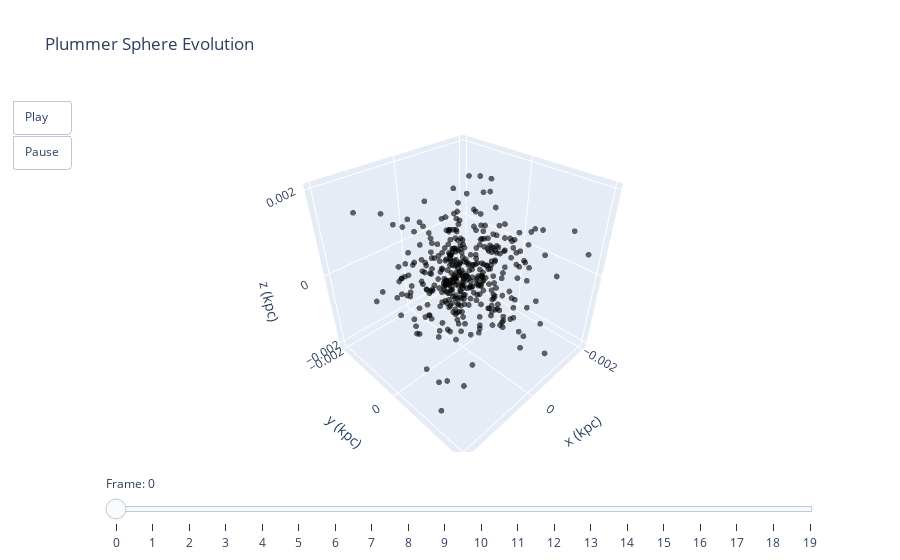

Notebook code for this chart:
### Markdown cell above
# Animation

### Code cell
import plotly.graph_objects as go

# Get snapshots at regular intervals
n_frames = 20
frame_indices = np.linspace(0, len(sim.time) - 1, n_frames, dtype=int)

# Sample every nth particle
particle_step = 10

# Determine axis limits from all frames
all_coords = []
for idx in frame_indices:
    #snap = sim.pyn_snap(timestep=idx)
    all_coords.extend(sim.x(idx)[::particle_step].value)
    all_coords.extend(sim.y(idx)[::particle_step].value)
    all_coords.extend(sim.z(idx)[::particle_step].value)
max_range = max(abs(min(all_coords)), abs(max(all_coords))) * 0.05

# Create frames for animation
frames = []
for i, idx in enumerate(frame_indices):
    #snap = sim.pyn_snap(timestep=idx)
    x = sim.x(idx)[::particle_step].value
    y = sim.y(idx)[::particle_step].value
    z = sim.z(idx)[::particle_step].value
    
    frames.append(go.Frame(
        data=[go.Scatter3d(
            x=x, y=y, z=z,
            mode='markers',
            marker=dict(size=2, color='black', opacity=0.6)
        )],
        name=str(i)
    ))

# Initial data
# snap_init = sim.pyn_snap(timestep=0)
x0 = sim.x(0)[::particle_step].value
y0 = sim.y(0)[::particle_step].value
z0 = sim.z(0)[::particle_step].value

# Create figure
fig = go.Figure(
    data=[go.Scatter3d(
        x=x0, y=y0, z=z0,
        mode='markers',
        marker=dict(size=2, color='black', opacity=0.6)
    )],
    layout=go.Layout(
        title='Plummer Sphere Evolution',
        scene=dict(
            xaxis_title='x (kpc)',
            yaxis_title='y (kpc)',
            zaxis_title='z (kpc)',
            xaxis=dict(range=[-max_range, max_range]),
            yaxis=dict(range=[-max_range, max_range]),
            zaxis=dict(range=[-max_range, max_range]),
            aspectmode='cube'
        ),
        updatemenus=[dict(
            type='buttons',
            showactive=False,
            buttons=[
                dict(label='Play',
                     method='animate',
                     args=[None, dict(frame=dict(duration=100, redraw=True),
                                      fromcurrent=True, mode='immediate')]),
                dict(label='Pause',
                     method='animate',
                     args=[[None], dict(frame=dict(duration=0, redraw=False),
                                        mode='immediate')])
            ]
        )],
        sliders=[dict(
            steps=[dict(method='animate',
                        args=[[str(i)], dict(mode='immediate',
                                             frame=dict(duration=100, redraw=True))],
                        label=str(i)) for i in range(len(frames))],
            active=0,
            transition=dict(duration=0),
            currentvalue=dict(prefix='Frame: ')
        )]
    ),
    frames=frames
)

fig.show()

### Figure 1 — Plotly figure (JSON) as saved in the notebook; plotly's stock layout.template omitted (floating-point values rounded to 4 significant figures; data arrays with more than 128 entries replaced by an {"elided": "..."} marker saying what was removed)
{"data": [{"marker": {"color": "black", "opacity": 0.6, "size": 2}, "mode": "markers", "type": "scatter3d", "x": {"elided": "500 float values"}, "y": {"elided": "500 float values"}, "z": {"elided": "500 float values"}}], "layout": {"scene": {"aspectmode": "cube", "xaxis": {"range": [-0.002125, 0.002125], "title": {"text": "x (kpc)"}}, "yaxis": {"range": [-0.002125, 0.002125], "title": {"text": "y (kpc)"}}, "zaxis": {"range": [-0.002125, 0.002125], "title": {"text": "z (kpc)"}}}, "sliders": [{"active": 0, "currentvalue": {"prefix": "Frame: "}, "steps": [{"args": [["0"], {"frame": {"duration": 100, "redraw": true}, "mode": "immediate"}], "label": "0", "method": "animate"}, {"args": [["1"], {"frame": {"duration": 100, "redraw": true}, "mode": "immediate"}], "label": "1", "method": "animate"}, {"args": [["2"], {"frame": {"duration": 100, "redraw": true}, "mode": "immediate"}], "label": "2", "method": "animate"}, {"args": [["3"], {"frame": {"duration": 100, "redraw": true}, "mode": "immediate"}], "label": "3", "method": "animate"}, {"args": [["4"], {"frame": {"duration": 100, "redraw": true}, "mode": "immediate"}], "label": "4", "method": "animate"}, {"args": [["5"], {"frame": {"duration": 100, "redraw": true}, "mode": "immediate"}], "label": "5", "method": "animate"}, {"args": [["6"], {"frame": {"duration": 100, "redraw": true}, "mode": "immediate"}], "label": "6", "method": "animate"}, {"args": [["7"], {"frame": {"duration": 100, "redraw": true}, "mode": "immediate"}], "label": "7", "method": "animate"}, {"args": [["8"], {"frame": {"duration": 100, "redraw": true}, "mode": "immediate"}], "label": "8", "method": "animate"}, {"args": [["9"], {"frame": {"duration": 100, "redraw": true}, "mode": "immediate"}], "label": "9", "method": "animate"}, {"args": [["10"], {"frame": {"duration": 100, "redraw": true}, "mode": "immediate"}], "label": "10", "method": "animate"}, {"args": [["11"], {"frame": {"duration": 100, "redraw": true}, "mode": "immediate"}], "label": "11", "method": "animate"}, {"args": [["12"], {"frame": {"duration": 100, "redraw": true}, "mode": "immediate"}], "label": "12", "method": "animate"}, {"args": [["13"], {"frame": {"duration": 100, "redraw": true}, "mode": "immediate"}], "label": "13", "method": "animate"}, {"args": [["14"], {"frame": {"duration": 100, "redraw": true}, "mode": "immediate"}], "label": "14", "method": "animate"}, {"args": [["15"], {"frame": {"duration": 100, "redraw": true}, "mode": "immediate"}], "label": "15", "method": "animate"}, {"args": [["16"], {"frame": {"duration": 100, "redraw": true}, "mode": "immediate"}], "label": "16", "method": "animate"}, {"args": [["17"], {"frame": {"duration": 100, "redraw": true}, "mode": "immediate"}], "label": "17", "method": "animate"}, {"args": [["18"], {"frame": {"duration": 100, "redraw": true}, "mode": "immediate"}], "label": "18", "method": "animate"}, {"args": [["19"], {"frame": {"duration": 100, "redraw": true}, "mode": "immediate"}], "label": "19", "method": "animate"}], "transition": {"duration": 0}}], "title": {"text": "Plummer Sphere Evolution"}, "updatemenus": [{"buttons": [{"args": [null, {"frame": {"duration": 100, "redraw": true}, "fromcurrent": true, "mode": "immediate"}], "label": "Play", "method": "animate"}, {"args": [[null], {"frame": {"duration": 0, "redraw": false}, "mode": "immediate"}], "label": "Pause", "method": "animate"}], "showactive": false, "type": "buttons"}]}}
